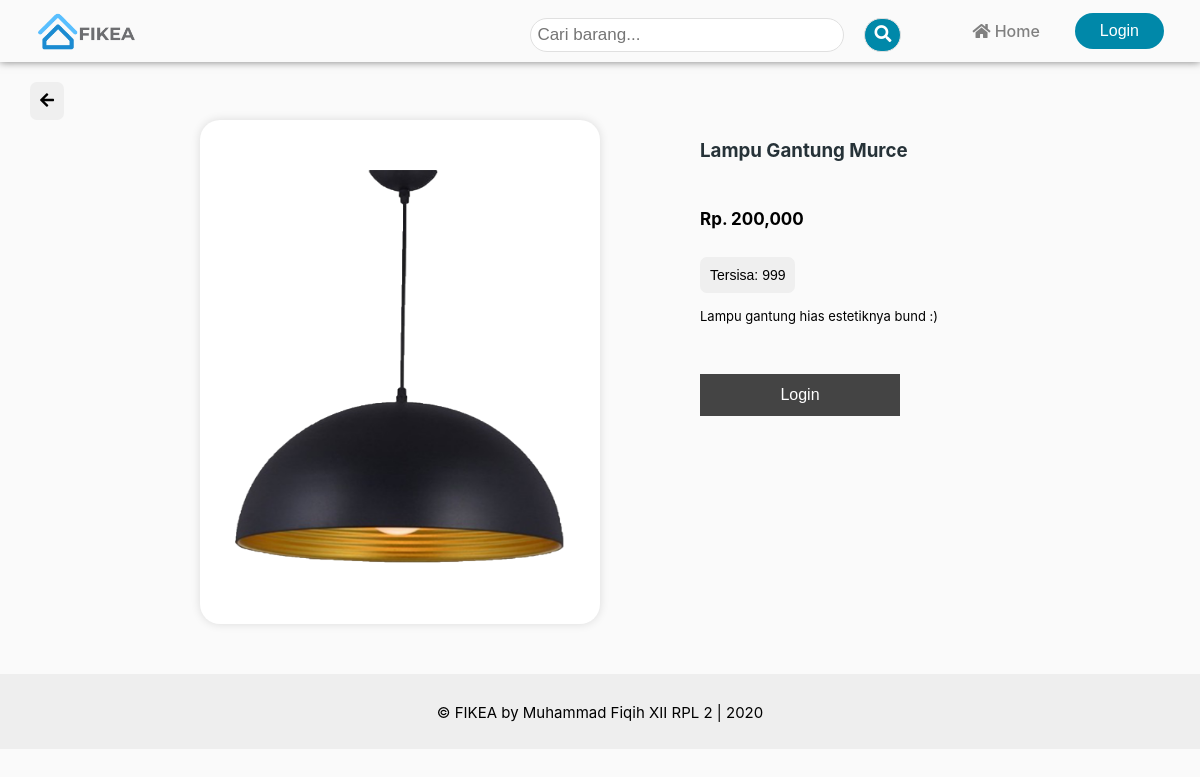
/Produk/detailproduk/4, run on the app's committed database.
### tables this page shows
CREATE TABLE `produk` (
  `id_produk` int(11) NOT NULL,
  `nama_produk` varchar(255) NOT NULL,
  `harga` varchar(255) NOT NULL,
  `deskripsi` text NOT NULL,
  `foto` text NOT NULL,
  `stok` int(11) NOT NULL
);

### application/controllers/Produk.php (called while the page is built, shortened)
<?php
class Produk extends CI_Controller
{
    public function __construct()
    {
        $this->load->model('M_produk');
    }
    public function detailproduk($id)
    {
        $data['dproduk'] = $this->M_produk->detail_produk($id);
        $data['title'] = 'Produk';
        $data['user'] = $this->db->get_where('user', ['username' => $this->session->userdata('username')])->row_array();
        $this->load->view('templates/header', $data);
        $this->load->view('detailproduk');
        $this->load->view('templates/footer');
    }
}

### index.php (called while the page is built, shortened)
<?php
require_once BASEPATH.'core/CodeIgniter.php';

### application/models/M_produk.php (called while the page is built, shortened)
<?php
class M_produk extends  CI_Model
{
    function detail_produk($id)
    {
        $query = $this->db->query("SELECT * FROM produk WHERE id_produk=$id");
        return $query->result();
    }
}

### application/views/detailproduk.php (the view, shortened to what this page needs)
<section class="barang mt-20 mb-50">
    <a class="ml-30" href="<?= base_url('') ?>"><button class="btn"><i class="fas fa-arrow-left"></i></button></a>
    <?php foreach ($dproduk as $dprdk) : ?>
        <div class="row-lg mt-10">
            <div class="col-400 ml-200">
                <div style="background-color: white; height:auto; width:auto; border-radius:20px;box-shadow: 0 0 10px #00000020;">
                    <img class="img-lg border-20" style="margin-top: 50px; margin-bottom:50px; margin-left:20px;display:inline;" src="<?= base_url('assets/img/upload/') . $dprdk->foto ?>" alt="">
                </div>
            </div>
            <div class="col-400" style="margin-left: 100px;">
                <div style="height:auto; width:auto; border-radius:20px;">
                    <div class="row-xl">
                        <h3 class="text-def"><?= $dprdk->nama_produk ?></h3>
                    </div>
                    <div class="row-xl">
                        <h5 style="font-weight:bold; font-size:17px;">Rp. <?= number_format($dprdk->harga) ?></h5>
                    </div>
                    <div class="row-xl">
                        <button class="btn" style="font-size:14px;">
                            Tersisa: <?= $dprdk->stok ?>
                        </button>
                    </div>
                    <div class="row-xl mt-15">
                        <small>
                            <?= $dprdk->deskripsi ?>
                        </small>
                    </div>
                    <?php
                    if ($this->session->userdata('akses') != 'user') : ?>
                        <div class="row-xl mt-50">
                            <a href="<?= base_url('Login') ?>"><button class="btn-keranjang">Login</button></a>
                        </div>
                    <?php endif ?>
                </div>
            </div>
        </div>
    <?php endforeach ?>
</section>

### assets/css/style.css (style rules this page uses)
body { font-family: -apple-system, BlinkMacSystemFont, "Segoe UI", Roboto, Oxygen, Ubuntu, Cantarell, "Open Sans", "Helvetica Neue", sans-serif; padding: 0; margin: 0; background-color: #fafafa; }
li, a, button { text-decoration: none; font-weight: 500; font-size: 16px; }
.row-xl { max-width: 100%; margin-left: auto; margin-right: auto; display: flex; flex-wrap: wrap; }
.row-lg { max-width: 1200px; margin-left: auto; margin-right: auto; display: flex; text-align: center; flex-wrap: wrap; }
.img-lg { height: 400px; width: 360px; }
small { font-size: 13px; }
.col-400 { width: 400px; text-align: left; }
.ml-30 { margin-left: 30px; }
.ml-200 { margin-left: 200px; }
.mb-50 { margin-bottom: 50px; }
.mt-15 { margin-top: 15px; }
.mt-20 { margin-top: 20px; }
.mt-50 { margin-top: 50px; }
.text-def { color: #263238; }
.btn { padding: 10px; border-radius: 7px; border: none; outline: none; cursor: pointer; }
.border-20 { border-radius: 20px; }
.btn-keranjang { background: #444444; border: 2px solid #444444; color: white; padding: 10px; width: 200px; }
* { list-style: none; }

### data on the page
produk: foto (picture), nama_produk "Lampu Gantung Murce", harga "200,000", stok "999", deskripsi "Lampu gantung hias estetiknya bund :)"
